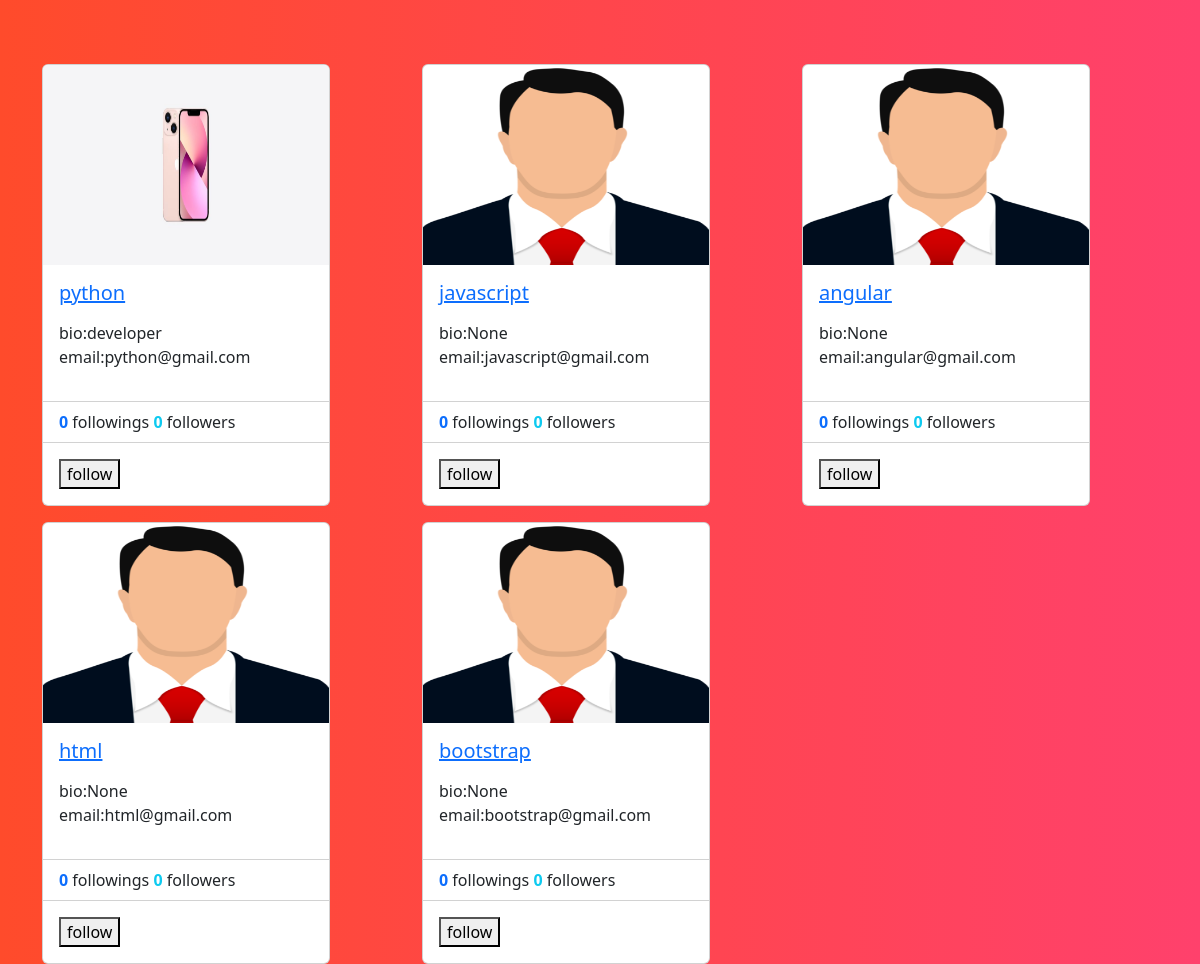
/profiles/all (signed in), run on an earlier commit of the app's database.
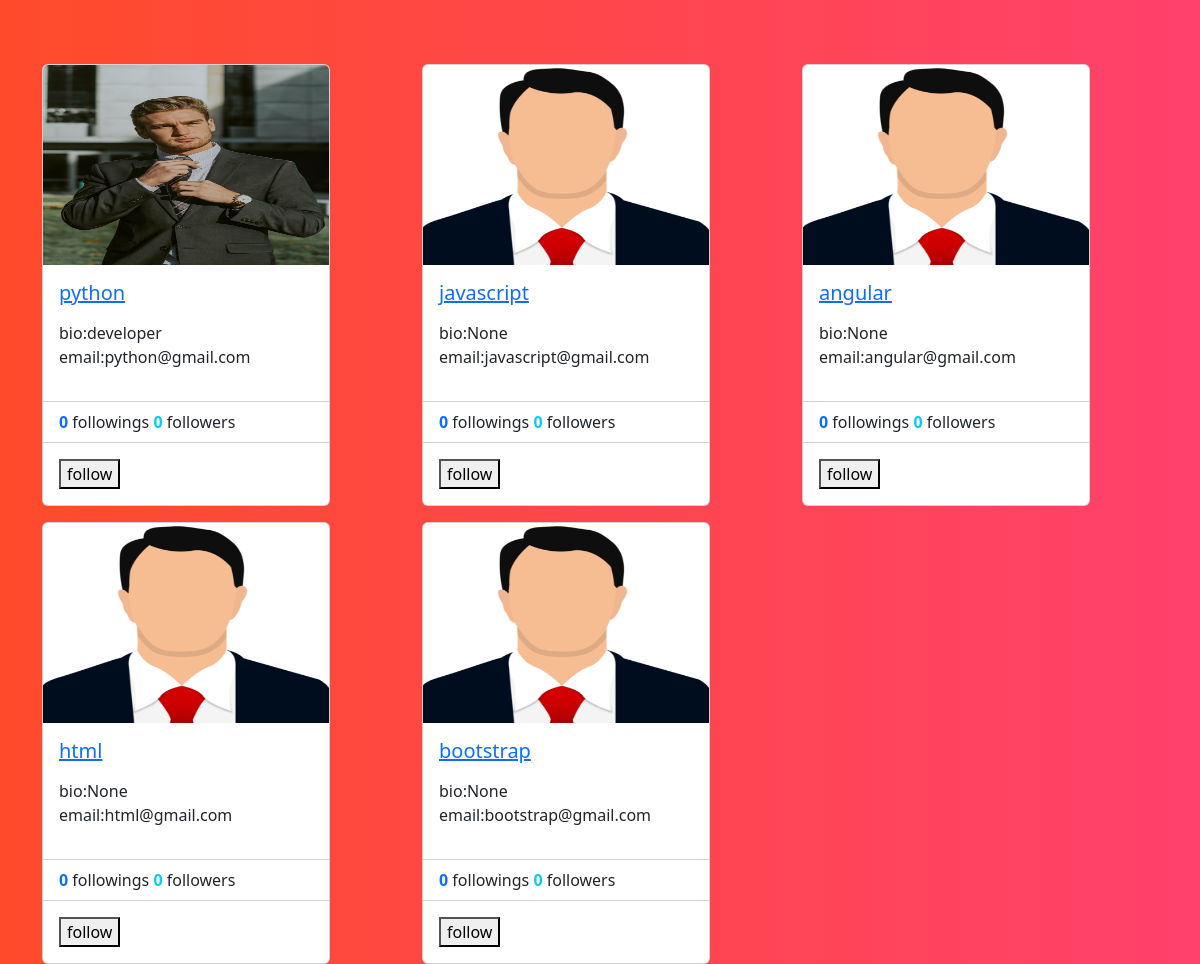
And on a later commit of the database.
### social/models.py (models this page shows)
class UserProfile(models.Model):
    user=models.OneToOneField(User,on_delete=models.CASCADE,related_name="profile")
    address=models.CharField(max_length=200,null=True)
    phone=models.CharField(max_length=200,null=True)
    profile_pic=models.ImageField(upload_to="profilepics",null=True,blank=True)
    dob=models.DateField(null=True)
    bio=models.CharField(max_length=200,null=True)
    following=models.ManyToManyField("self",related_name="followed_by",symmetrical=False,null=True)
    block=models.ManyToManyField("self",related_name="blocked",symmetrical=False,null=True)
    def __str__(self):
        return self.user.username

### social/views.py (the view)
# urls.py: path("profiles/all",views.ProfileListView.as_view(),name="profile-list"),
class ProfileListView(View):
    def get(self,request,*args,**kwargs):
        qs=UserProfile.objects.all().exclude(user=request.user)
        return render(request,"profile_list.html",{"data":qs})

### social/templates/profile_list.html (shortened to what this page needs)
<!DOCTYPE html>
{%load static%}
<html lang="en">
<head>
    <link href="https://cdn.jsdelivr.net/npm/bootstrap@5.3.2/dist/css/bootstrap.min.css" rel="stylesheet">
</head>
<body style="background: #FF416C;
background: -webkit-linear-gradient(to right, #FF4B2B, #FF416C);
background: linear-gradient(to right, #FF4B2B, #FF416C);">
<div class="container">
    <div class="row mt-5">
        {%for profile in data%}
            <div class="col-4 mt-3">
                <div class="card" style="width: 18rem;">
                    {%if profile.profile_pic%}
                    <img src="{{profile.profile_pic.url}}" class="card-img-top" alt="..." height="200px">
                    {%else%}
                    <img src="{%static 'social/images/profilepic.png'%}" class="card-img-top" alt="..." height="200px">
                    {%endif%}
                    <div class="card-body">
                      <h5 class="card-title">
                        <a href="{%url 'profile-detail' profile.id%}">{{profile}}</a>
                      </h5>
                      <p class="card-text">
                        <div>
                            bio:{{profile.bio}}
                        </div>
                       <div>
                        email:{{profile.user.email}}
                       </div>
                      </p>
                    </div>
                    <ul class="list-group list-group-flush">
                      <li class="list-group-item">
                       <span class="fw-bold text-primary"> {{profile.following.count}}</span> followings
                       <span class="fw-bold text-info">  {{profile.followed_by.count}}</span> followers
                      </li>
                    </ul>
                    <div class="card-body">
                      <form action="{%url 'follow' profile.id%}" method="post">
                        {%if profile in request.user.profile.following.all %}
                            <button type="submit" name="action" value="unfollow">unfollow</button>
                        {%else%}
                            <button type="submit" name="action" value="follow">follow</button>
                        {%endif%}
                      </form>
                    </div>
                  </div>
            </div>
        {%endfor%}
    </div>
</div>
</body>
</html>

What changed in the data, as far as the page shows it:
changed UserProfile "developer": profile_pic: a different picture
